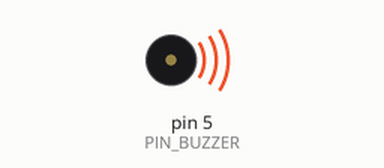
This sketch was run on a simulated Arduino Uno, built with avr-gcc and run on an emulated ATmega328P. Parts: buzzer (waves = sounding). What the sketch prints to the serial monitor is not drawn.

Above: at 0.1 s.
At 0.7 s:
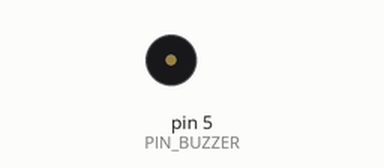
Timing chart, 0 to 2.2 s (numbered marks = the images above):
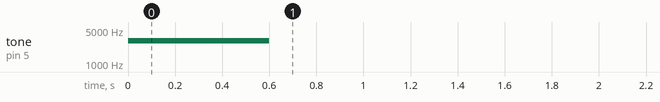

The sketch:

test_forklift_link.ino
```cpp
// ====================================================================================================
// TEST CODE (not final) | board: FORKLIFT | checks the Bluetooth link both ways with the buzzer only; do not use as the final program
// ====================================================================================================
/*
 * test_forklift_link.ino  -  지게차 쪽 블루투스 링크 시험 (양방향). 바퀴/리프트는 움직이지 않는다.
 * 보드: FRIBEE EDU (UNO R3 호환), 지게차 모듈은 하드웨어 시리얼 D0/D1 (9600). USB 시리얼 모니터는 쓸 수 없고, 상태는 부저로만 알린다.
 *
 * [쓰는 법] 센터 보드에는 test_final_center_3s.ino (또는 final_center_board) 를 올려 두고, 폰 앱을 연결한 상태에서 지게차 전원을 켠다.
 *   1) 전원을 켜면 긴 삐 1번 = 이 스케치가 돌고 있다 (안 들리면 업로드/전원/부저 문제)
 *   2) 지게차 -> 센터: 이 스케치는 SEND_PERIOD_MS 마다 'w' 를 보낸다. 폰 앱에 "ST WAIT" 가 주기적으로 뜨면 이 방향이 된다.
 *   3) 센터 -> 지게차: 폰 앱에서 상차 칸, 하차 칸을 고르고 Start 를 누르면 센터가 글자 2개 (상차 숫자, 하차 알파벳) 를 보낸다.
 *      글자 하나를 받을 때마다 짧은 삐 1번 (Start 한 번에 2번). 안 울리면 이 방향이 안 된다.
 *   (센터 코드는 지게차 'w' 를 받으면 작업 중이 아니어도 폰에 "ST WAIT" 를 보낸다: test_final_center_3s.ino 의 handleForkliftByte 확인함. 실제 보드에서는 확인하지 못함)
 * [주의] 코드를 업로드할 때는 지게차 모듈 선(D0/D1)을 빼 둔다 (하드웨어 시리얼이 겹침).
 *
 * [표기 규칙]  ★ EXTERNAL : 수업 PPT 코드  /  ◆ NEW : 새로 작성  /  ?? TODO ?? : 사용자 확인 전 임시값
 */

// ---------------- 핀맵 (사용자 제공 값 그대로, 임의 변경 금지) ----------------
const uint8_t PIN_BUZZER = 5;   // 수동 부저

// ---------------- 상수 ----------------
const unsigned int  BEEP_HZ       = 3000;      // ★ EXTERNAL: 2_2_ABOT주행.pptx 슬라이드 10 의 예제 주파수
const long          BT_BAUD       = 9600;      // 지게차 모듈 (final 과 같음)
const unsigned long SEND_PERIOD_MS = 2000UL;   // ?? TODO ?? 시험용 임시값: 'w' 를 보내는 간격
const char          REPORT_CHAR   = 'w';       // final 의 "대기" 보고 글자와 같음

// ---------------- 하드웨어 함수 ----------------
void buzzerBeep(unsigned int frequency, unsigned long ms) {  // ◆ NEW: 소리가 끝날 때까지 기다림
  tone(PIN_BUZZER, frequency, ms);
  delay(ms);
}

// ====================================================================================================
// SERIAL TEST SECTION  (the link module is on the hardware Serial D0/D1; there is no USB monitor)
// ====================================================================================================
unsigned long lastSendMs = 0;

void setup() {
  pinMode(PIN_BUZZER, OUTPUT);
  Serial.begin(BT_BAUD);
  buzzerBeep(BEEP_HZ, 600);          // 긴 삐 = 스케치가 돌고 있다
}

void loop() {
  while (Serial.available() > 0) {   // 센터 -> 지게차: 받은 글자 하나당 짧은 삐 1번
    Serial.read();
    buzzerBeep(BEEP_HZ, 100);
    delay(100);
  }
  if (millis() - lastSendMs >= SEND_PERIOD_MS) {   // 지게차 -> 센터
    lastSendMs = millis();
    Serial.write(REPORT_CHAR);
  }
}
```
